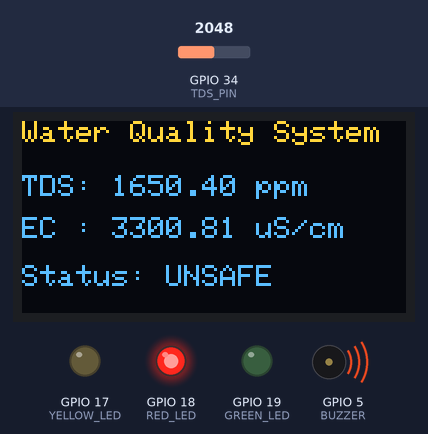
Bench run of a program on a simulated ESP32. Shown: 128×64 one-colour display, output pins drawn as LEDs (lit = HIGH), buzzer (waves = sounding). The inputs (shaded band) are chosen by the test bench; at power-on: GPIO 34 (TDS_PIN) = 2048. The OLED is the two-colour kind (top 16 rows yellow); WiFi joins after 1.5 s; servers stay silent unless stated; what the program prints to the serial monitor is not drawn.

Above: at 10.4 s.
10.5 s: GPIO 34 (TDS_PIN) set to 686
At 15.3 s:
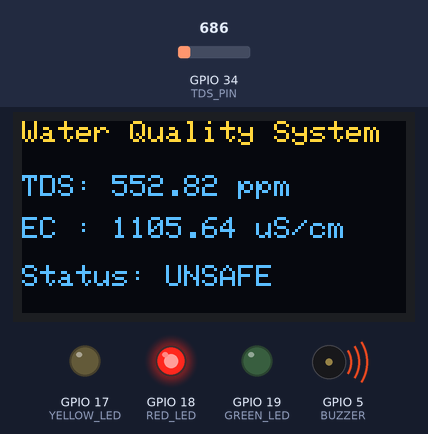
16.3 s: GPIO 34 (TDS_PIN) set to 572
At 20.3 s:
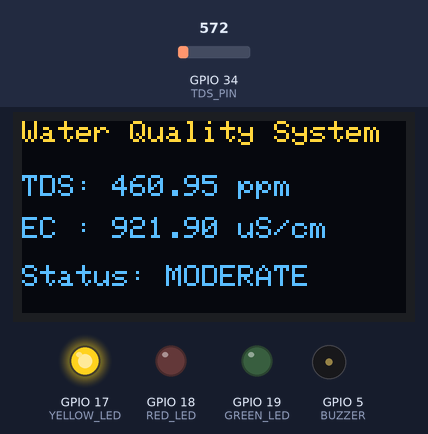
21.3 s: GPIO 34 (TDS_PIN) set to 395
At 25.3 s:
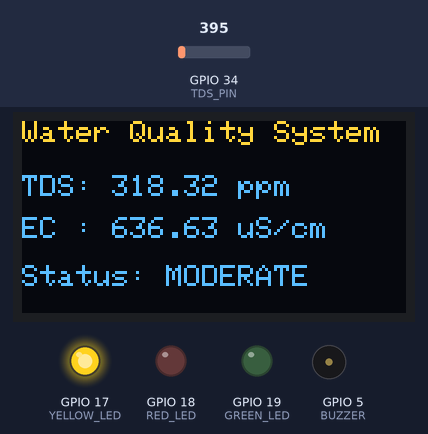
26.3 s: GPIO 34 (TDS_PIN) set to 336
At 30.3 s:
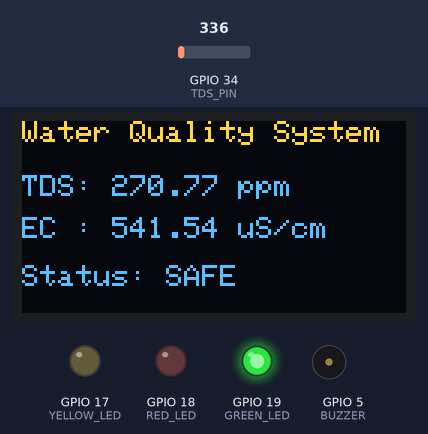
Timing chart, 0 to 31.8 s (numbered marks = the images above; inputs shaded):
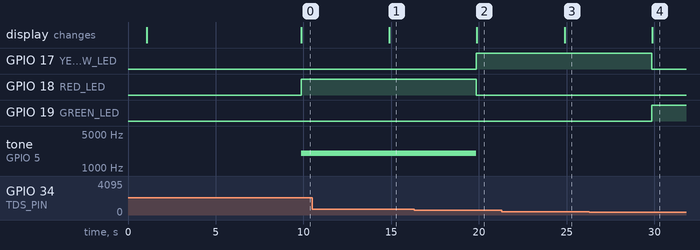

Measured:
- the behaviour switches between 621 and 620 on GPIO 34 (TDS_PIN) (found by bisection; images 1 and 2)
- the behaviour switches between 373 and 372 on GPIO 34 (TDS_PIN) (found by bisection; images 3 and 4)
- after the input at 10.5 s, the display: changes after 4.4 s (image 1)
- after the input at 16.3 s, GPIO 17 (YELLOW_LED): LOW → HIGH after 3.6 s; GPIO 18 (RED_LED): HIGH → LOW after 3.6 s; tone on GPIO 5 (BUZZER): 2000 Hz → silent after 3.6 s; the display: changes after 3.6 s (image 2)
- after the input at 21.3 s, the display: changes after 3.6 s (image 3)
- after the input at 26.3 s, GPIO 17 (YELLOW_LED): HIGH → LOW after 3.6 s; GPIO 19 (GREEN_LED): LOW → HIGH after 3.6 s; the display: changes after 3.6 s (image 4)

The program:

main.cpp
```cpp
//Nimra Fatima //23-NTU-CS-1081
#define BLYNK_TEMPLATE_ID   "TMPL6SFl33zsO"
#define BLYNK_TEMPLATE_NAME "Water Quality Monitoring System"
#define BLYNK_AUTH_TOKEN    "CKkKNSc7Gd-qA_0Uftck23324-DONNpp"
#define BLYNK_PRINT Serial

#define BLYNK_PRINT Serial

#include <Arduino.h>
#include <WiFi.h>
#include <WiFiClient.h>
#include <BlynkSimpleEsp32.h>
#include <Wire.h>
#include <Adafruit_GFX.h>
#include <Adafruit_SSD1306.h>

// WiFi credentials
char ssid[] = "NTU WiFi";
char pass[] = "";

// OLED configuration
#define SCREEN_WIDTH 128
#define SCREEN_HEIGHT 64
#define OLED_RESET -1
Adafruit_SSD1306 display(SCREEN_WIDTH, SCREEN_HEIGHT, &Wire, OLED_RESET);

// Pin definitions
#define TDS_PIN 34
#define GREEN_LED 19
#define YELLOW_LED 17
#define RED_LED 18
#define BUZZER 5

// Buzzer PWM settings
#define BUZZER_CHANNEL 0
#define BUZZER_FREQ 2000
#define BUZZER_RESOLUTION 8

BlynkTimer timer;

// Forward declaration
void readAndDisplayAndSend();

// Optional: send periodically to Blynk
void periodicSend() {
  readAndDisplayAndSend();
}

void setup() {
  Serial.begin(115200);
  delay(1000);
  Serial.println("ESP32 Water Quality + OLED + Blynk starting...");

  // LEDs
  pinMode(GREEN_LED, OUTPUT);
  pinMode(YELLOW_LED, OUTPUT);
  pinMode(RED_LED, OUTPUT);

  // Buzzer
  ledcSetup(BUZZER_CHANNEL, BUZZER_FREQ, BUZZER_RESOLUTION);
  ledcAttachPin(BUZZER, BUZZER_CHANNEL);
  ledcWrite(BUZZER_CHANNEL, 0);

  // OLED
  Wire.begin(21, 22);
  if (!display.begin(SSD1306_SWITCHCAPVCC, 0x3C)) {
    Serial.println("OLED not detected");
    while (true);
  }
  display.clearDisplay();
  display.setTextColor(WHITE);
  display.setTextSize(1);
  display.setCursor(12, 25);
  display.println("Water Quality");
  display.setCursor(18, 40);
  display.println("Monitoring...");
  display.display();
  delay(2000);

  // Connect to Blynk
  Serial.println("Connecting to Blynk...");
  Blynk.begin(BLYNK_AUTH_TOKEN, ssid, pass);

  // Periodic send every 5 seconds
  timer.setInterval(5000L, periodicSend);
}

void readAndDisplayAndSend() {
  int analogValue = analogRead(TDS_PIN);

  // Convert ADC reading to voltage
  float voltage = analogValue * (3.3 / 4095.0);

  // Approximate TDS (ppm)
  float tds = voltage * 1000;

  // Calculate Electrical Conductivity (EC)
  float ec = tds * 2; // µS/cm approximation

  // Turn OFF all outputs first
  digitalWrite(GREEN_LED, LOW);
  digitalWrite(YELLOW_LED, LOW);
  digitalWrite(RED_LED, LOW);
  ledcWrite(BUZZER_CHANNEL, 0);

  String status;

  // LED and buzzer logic
  if (tds <= 300) {
    digitalWrite(GREEN_LED, HIGH);
    status = "SAFE";
  }
  else if (tds > 300 && tds <= 500) {
    digitalWrite(YELLOW_LED, HIGH);
    status = "MODERATE";
  }
  else {
    digitalWrite(RED_LED, HIGH);
    ledcWrite(BUZZER_CHANNEL, 128); // buzzer ON
    status = "UNSAFE";
  }

  // OLED Display
  display.clearDisplay();
  display.setTextSize(1);
  display.setCursor(0, 0);
  display.println("Water Quality System");
  display.setCursor(0, 18);
  display.print("TDS: "); display.print(tds); display.println(" ppm");
  display.setCursor(0, 32);
  display.print("EC : "); display.print(ec); display.println(" uS/cm");
  display.setCursor(0, 48);
  display.print("Status: "); display.println(status);
  display.display();

  // Serial Monitor
  Serial.print("TDS: "); Serial.print(tds); Serial.print(" ppm, ");
  Serial.print("EC: "); Serial.print(ec); Serial.print(" uS/cm, ");
  Serial.println("Status: " + status);

  // Send to Blynk (Virtual Pins)
  Blynk.virtualWrite(V0, tds);
  Blynk.virtualWrite(V1, ec);
  Blynk.virtualWrite(V2, status);
}

void loop() {
  Blynk.run();
  timer.run();
}
```
